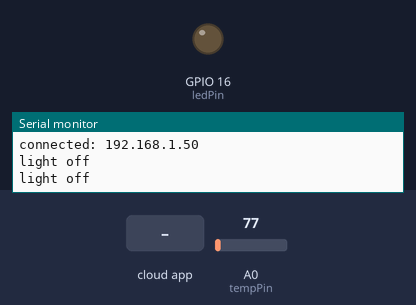
This sketch was run on a simulated ESP8266 (NodeMCU). On the bench: output pins drawn as LEDs (lit = HIGH), the last lines printed to the serial monitor. The inputs (shaded band) are chosen by the test bench; at power-on: A0 (tempPin) = 77. WiFi joins after 1.5 s; servers stay silent unless stated; the Firebase database answers and starts empty.

Above: at 3.2 s.
3.3 s: the phone or cloud app sets SwitchState to 1
At 4.3 s:
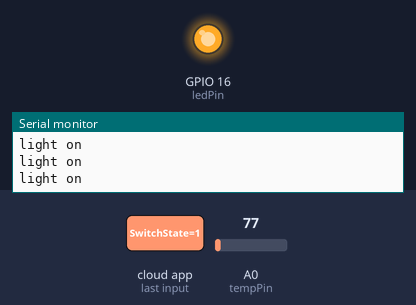
4.8 s: the phone or cloud app sets SwitchState to 0
At 5.7 s:
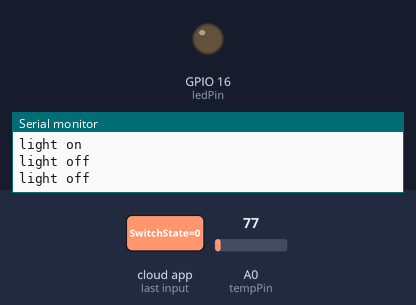
Timing chart, 0 to 7.8 s (numbered marks = the images above; inputs shaded):
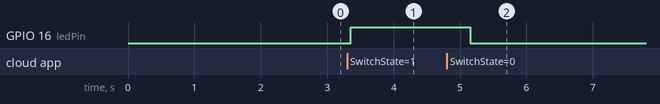

Measured:
- after the input at 3.3 s, GPIO 16 (ledPin): LOW → HIGH after 0.05 s
- after the input at 4.8 s, GPIO 16 (ledPin): HIGH → LOW after 0.36 s

The sketch:

FirebaseDemo_ESP8266_light.ino
```cpp
#include <ESP8266WiFi.h>
#include <FirebaseArduino.h>
#define FIREBASE_HOST "iot-example-eb8c1-default-rtdb.europe-west1.firebasedatabase.app"
#define FIREBASE_AUTH "U7v0SE5XuRmVctW0ttORdwbrendU7wC9jy1QD1ZC"
#define WIFI_SSID "Tarek_Mahrous"
#define WIFI_PASSWORD "Tarek_15031967_Mahrous"

int tempPin = A0;
int ledPin = 16;
int tempVal;
void setup() {
  pinMode(ledPin, OUTPUT);
  Serial.begin(9600);
  WiFi.mode(WIFI_STA);
  // connect to wifi.
  WiFi.begin(WIFI_SSID, WIFI_PASSWORD);
  Serial.print("connecting");
  while (WiFi.status() != WL_CONNECTED) {
    Serial.print(".");
    Serial.print(WiFi.status());
    delay(1000);
  }
  Serial.println();
  Serial.print("connected: ");
  Serial.println(WiFi.localIP());
  Firebase.begin(FIREBASE_HOST, FIREBASE_AUTH);
}
bool light;

void loop(){
  tempVal = analogRead(tempPin);
  float cel = ( tempVal*330)/1023;
  float farh = cel* 1.8 + 32.0;
  Firebase.setFloat("Temp", cel);
  Firebase.setFloat("farh", farh);

  light= Firebase.getBool("SwitchState");
    // handle error
  if (Firebase.failed()) {
    Serial.print("error");
      Serial.println(Firebase.error());
      return;
  }
  if(light==true)
  {
    Serial.println("light on");
    digitalWrite(ledPin, HIGH);
  }
    else if(light==false)
  {
    Serial.println("light off");
    digitalWrite(ledPin, LOW);
  }
  }
```
